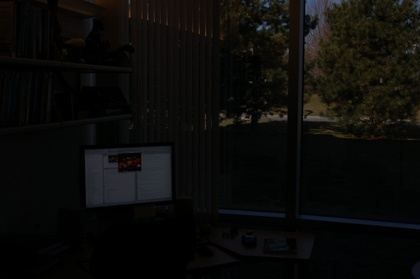
%> input picture LAB2/office_1.jpg, 420 x 279 px, shrunk from 903 x 600 before the run
$ octave histogram.m   (GNU Octave 9; MATLAB toolbox functions it lacks are replaced by stand-ins)
%> lines starting %> are read from the running program, lines starting %| are printed output that depends on the picture
clc; clear all; close all;
im_o = imread('office_1.jpg');% hawkes bay
%> im_o is the input picture: size 279x420x3 uint8; mean R, G, B 11.6, 11.3, 9.3
im = double(rgb2gray(im_o));
% im = double(im);
[r,c] = size(im);
%> r = 279; c = 420
hist = zeros(1,256);
for i = 1:r
    for j = 1:c
        value = im(i,j);
        hist(value+1) = hist(value+1)+1;
    end
end
%> after the loop, hist = 256 values, max 10442 at index 1, min 0 at index 107, mean 457.7
subplot(2,3,1);
imshow(im_o,[]);
title('original image')
subplot(2,3,2);
bar(hist);
title('histogram of image');
%%Pdf
pdf =hist;
%> pdf has the same summary as hist
pdf = pdf./(r*c);
%> pdf = 256 values, max 0.0891 at index 1, min 0 at index 107, mean 0.00391
subplot(2,3,3);
bar(pdf);
title('PDF of image');
%%cdf
cdf = pdf;
%> cdf has the same summary as pdf
for i =2:256
    cdf(i) = cdf(i)+cdf(i-1);
end
%> after the loop, cdf = 256 values from 0.0891 to 1
subplot(2,3,4);
bar(cdf);
title('CDF of image');
%%Equalisation

output=round(cdf*256);
%> output = 256 values from 23 to 256
for i=1:r
    for j=1:c
        x(i,j)=output(im(i,j)+1);
    end
end
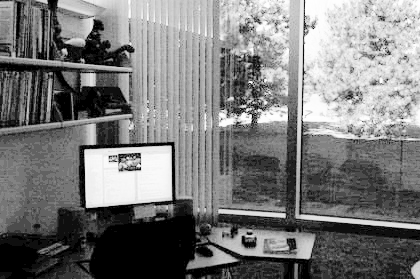
%> x: size 279x420 double; min 23, max 256, mean 134.3; drawn with min black and max white
hist_norma = zeros(1,257);
[row,col] = size(x);
%> row = 279; col = 420
for i = 1:row
    for j = 1:col
        valuex = x(i,j);
%         ba = sprintf('%d ',x(i,j));
%         disp(ba)
        hist_norma(valuex+1) = hist_norma(valuex+1)+1;
    end
end
%> after the loop, hist_norma = 257 values, max 10442 at index 24, min 0 at index 1, mean 456
subplot(2,3,5);
bar(hist_norma);
title(' histogram of normalized image');
subplot(2,3,6);
imshow(x,[]);
title(' normalized image');
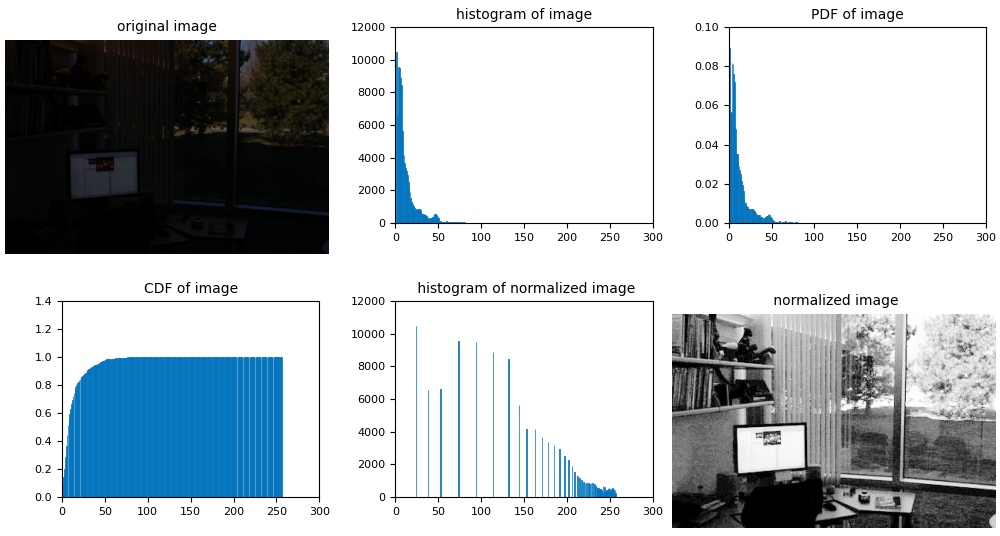
%> figure redrawn from the program's plot data, 6 panels

$ run again, with LAB2/office_6.jpg copied over LAB2/office_1.jpg
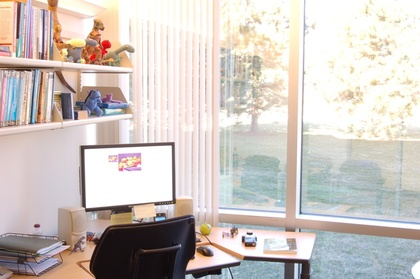
%> input picture LAB2/office_6.jpg, 420 x 279 px, shrunk from 903 x 600 before the run
%> im_o is the input picture: size 279x420x3 uint8; mean R, G, B 205.8, 197.7, 192.6
%> `im = double(rgb2gray(im_o));`:
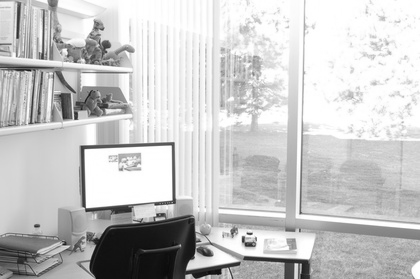
%> im: size 279x420 double; min 8, max 255, mean 199.6
%> after the loop `for i = 1:r`: hist = 256 values, max 8782 at index 256, min 0 at index 1, mean 457.7
%> `pdf =hist;`: pdf has the same summary as hist
%> `pdf = pdf./(r*c);`: pdf = 256 values, max 0.0749 at index 256, min 0 at index 1, mean 0.00391
%> `cdf = pdf;`: cdf has the same summary as pdf
%> after the loop `for i =2:256`: cdf = 256 values from 0 to 1
%> output = 256 values from 0 to 256
%> after the loop `for i=1:r`:
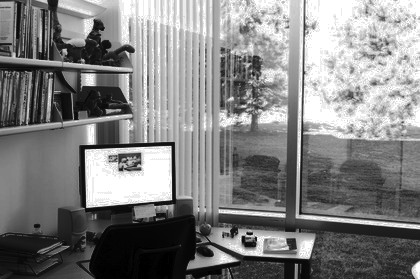
%> x: size 279x420 double; min 0, max 256, mean 130.2; drawn with min black and max white
%> after the loop `for i = 1:row`: hist_norma = 257 values, max 8782 at index 257, min 0 at index 3, mean 456

$ run again, with LAB2/forest.tif saved as LAB2/office_1.jpg
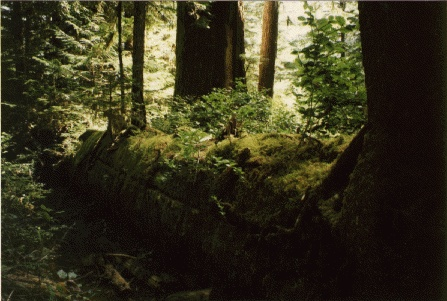
%> input picture LAB2/forest.tif, 447 x 301 px
%> im_o is the input picture: size 301x447x3 uint8; mean R, G, B 54.8, 50.7, 29.5
%> `im = double(rgb2gray(im_o));`:
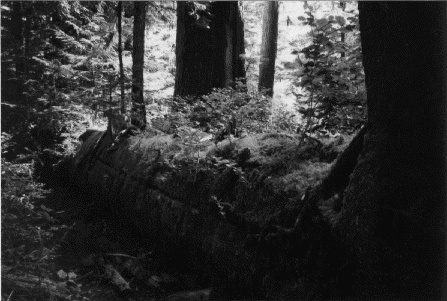
%> im: size 301x447 double; min 3, max 249, mean 49.5
%> after the loop `for i = 1:r`: hist = 256 values, max 6647 at index 11, min 0 at index 1, mean 525.6
%> `pdf =hist;`: pdf has the same summary as hist
%> `pdf = pdf./(r*c);`: pdf = 256 values, max 0.0494 at index 11, min 0 at index 1, mean 0.00391
%> `cdf = pdf;`: cdf has the same summary as pdf
%> after the loop `for i =2:256`: cdf = 256 values from 0 to 1
%> output = 256 values from 0 to 256
%> after the loop `for i=1:r`:
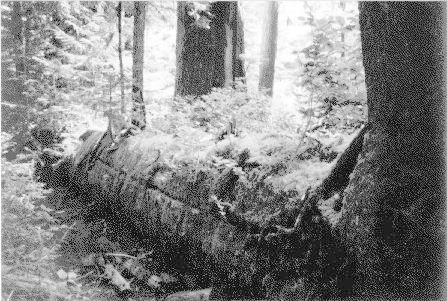
%> x: size 301x447 double; min 0, max 256, mean 130.2; drawn with min black and max white
%> after the loop `for i = 1:row`: hist_norma = 257 values, max 6647 at index 34, min 0 at index 3, mean 523.5
